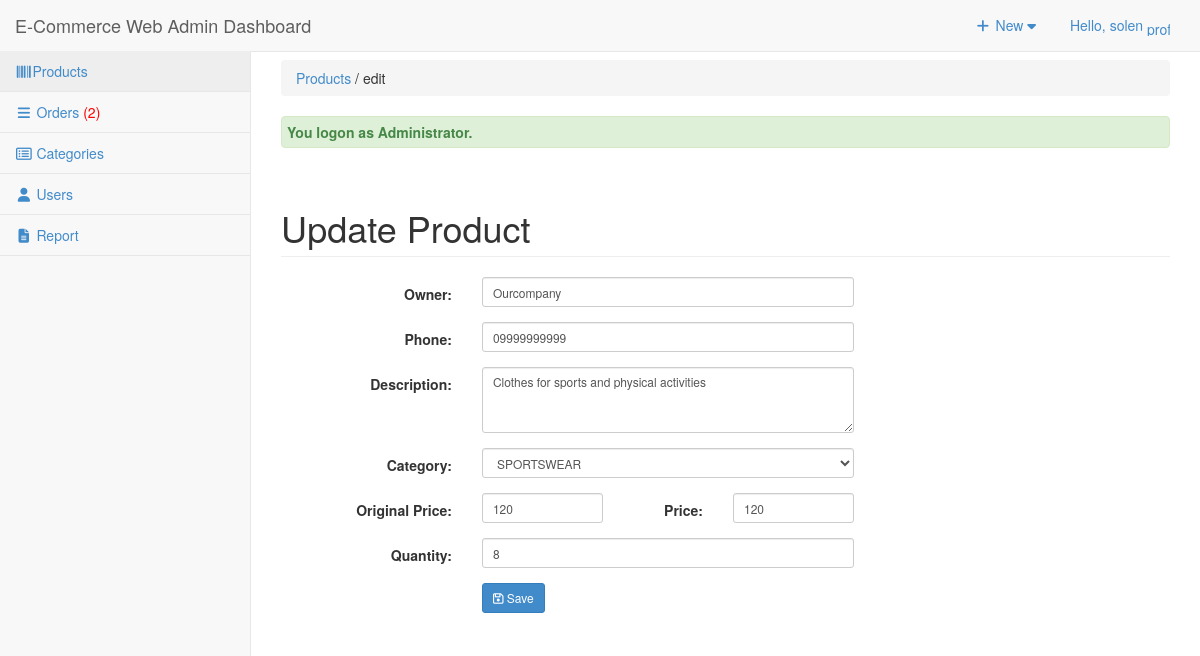
The page /admin/products/index.php?view=edit&id=201752 (signed in) on the database its author committed.
### tables this page shows
CREATE TABLE `tblproduct` (
  `PROID` int(11) NOT NULL,
  `PRODESC` varchar(255) DEFAULT NULL,
  `INGREDIENTS` varchar(255) NOT NULL,
  `PROQTY` int(11) DEFAULT NULL,
  `ORIGINALPRICE` double NOT NULL,
  `PROPRICE` double DEFAULT NULL,
  `CATEGID` int(11) DEFAULT NULL,
  `IMAGES` varchar(255) DEFAULT NULL,
  `PROSTATS` varchar(30) DEFAULT NULL,
  `OWNERNAME` varchar(90) NOT NULL,
  `OWNERPHONE` varchar(90) NOT NULL
);

### admin/products/index.php (called while the page is built, shortened)
<?php
require_once("../theme/templates.php");
?>

### include/products.php (called while the page is built, shortened)
<?php
require_once(LIB_PATH.DS.'database.php');
class Product {
    protected static $tblname = "tblproduct";
    function single_product($id=""){
        global $pdo;
        $stmt = $pdo->prepare("SELECT * FROM " . self::$tblname . " WHERE PROID = :id LIMIT 1");
        $stmt->execute([':id' => $id]);
        return $stmt->fetch(PDO::FETCH_ASSOC);
    }
}
?>

### include/categories.php (called while the page is built, shortened)
<?php
require_once(LIB_PATH.DS.'database.php');
class Category {
    protected static $tblname = "tblcategory";
    function single_category($id = "") {
        global $pdo;
        $stmt = $pdo->prepare("SELECT * FROM " . self::$tblname . " WHERE CATEGID = :id LIMIT 1");
        $stmt->execute([':id' => $id]);
        return $stmt->fetch(PDO::FETCH_OBJ);
    }
}
?>

### admin/products/edit.php (the view, shortened to what this page needs)
<?php
$PROID = $_GET['id'];
$product = new Product();
$singleproduct = $product->single_product($PROID);
if (is_array($singleproduct)) {
    $singleproduct = (object)$singleproduct;
}
$category = new Category();
$singlecategory = $category->single_category($singleproduct->CATEGID ?? null);
?>
<div class="row">
    <div class="col-lg-12">
        <h1 class="page-header">Update Product</h1>
    </div>
</div>
<form class="form-horizontal span6" action="controller.php?action=edit" method="POST" enctype="multipart/form-data">
    <div class="row">
        <div class="form-group">
            <div class="col-md-8">
                <label class="col-md-4 control-label" for="OWNERNAME">Owner:</label>
                <div class="col-md-8">
                    <input class="form-control input-sm" id="OWNERNAME" name="OWNERNAME" placeholder="Owner Name" type="text" value="<?= isset($singleproduct->OWNERNAME) ? htmlspecialchars($singleproduct->OWNERNAME) : '' ?>">
                </div>
            </div>
        </div>
        <div class="form-group">
            <div class="col-md-8">
                <label class="col-md-4 control-label" for="OWNERPHONE">Phone:</label>
                <div class="col-md-8">
                    <input class="form-control input-sm" id="OWNERPHONE" name="OWNERPHONE" placeholder="+25190000000" type="number" value="<?= isset($singleproduct->OWNERPHONE) ? htmlspecialchars($singleproduct->OWNERPHONE) : '' ?>">
                </div>
            </div>
        </div>
        <div class="form-group">
            <div class="col-md-8">
                <label class="col-md-4 control-label" for="PRODESC">Description:</label>
                <div class="col-md-8">
                    <textarea class="form-control input-sm" id="PRODESC" name="PRODESC" cols="1" rows="3"><?= isset($singleproduct->PRODESC) ? htmlspecialchars($singleproduct->PRODESC) : '' ?></textarea>
                </div>
            </div>
        </div>
        <div class="form-group">
            <div class="col-md-8">
                <label class="col-md-4 control-label" for="CATEGORY">Category:</label>
                <div class="col-md-8">
                    <select class="form-control input-sm" name="CATEGORY" id="CATEGORY">
                        <?php
                        $stmt = $pdo->prepare("SELECT * FROM tblcategory");
                        $stmt->execute();
                        $categories = $stmt->fetchAll(PDO::FETCH_OBJ);
                        foreach ($categories as $cat) {
                            $selected = (isset($singlecategory->CATEGID) && $cat->CATEGID == $singlecategory->CATEGID) ? 'selected' : '';
                            echo '<option value="' . htmlspecialchars($cat->CATEGID) . '" ' . $selected . '>' . htmlspecialchars($cat->CATEGORIES) . '</option>';
                        }
                        ?>
                    </select>
                </div>
            </div>
        </div>
        <div class="form-group">
            <div class="col-md-8">
                <label class="col-md-4 control-label" for="ORIGINALPRICE">Original Price:</label>
                <div class="col-md-3">
                    <input class="form-control input-sm" id="ORIGINALPRICE" name="ORIGINALPRICE" placeholder="Original Price (Birr)" type="number" step="any" value="<?= isset($singleproduct->ORIGINALPRICE) ? htmlspecialchars($singleproduct->ORIGINALPRICE) : '' ?>">
                </div>
                <label class="col-md-2 control-label" for="PROPRICE">Price:</label>
                <div class="col-md-3">
                    <input class="form-control input-sm" id="PROPRICE" name="PROPRICE" placeholder="Birr" type="number" step="any" value="<?= isset($singleproduct->PROPRICE) ? htmlspecialchars($singleproduct->PROPRICE) : '' ?>">
                </div>
            </div>
        </div>
        <div class="form-group">
            <div class="col-md-8">
                <label class="col-md-4 control-label" for="PROQTY">Quantity:</label>
                <div class="col-md-8">
                    <input class="form-control input-sm" id="PROQTY" name="PROQTY" placeholder="Quantity" type="number" value="<?= isset($singleproduct->PROQTY) ? htmlspecialchars($singleproduct->PROQTY) : '' ?>">
                </div>
            </div>
        </div>
        <div class="form-group">
            <div class="col-md-8">
                <label class="col-md-4 control-label" for="idno"></label>
                <div class="col-md-8">
                    <button class="btn btn-primary btn-sm" name="save" type="submit"><span class="fa fa-save fw-fa"></span> Save</button>
                </div>
            </div>
        </div>
    </div>
</form>

### admin/css/sb-admin-2.css (style rules this page uses)
body { background-color: #f8f8f8; }

### rows shown on the page
tblproduct: OWNERNAME "Ourcompany", OWNERPHONE "09999999999", PRODESC "Clothes for sports and physical activities", ORIGINALPRICE "120", PROPRICE "120", PROQTY "8"

### other values the page prints
$_SESSION['U_NAME'] "solen"
$res "2"
$title "Products"
$header "edit"
$_SESSION['message'] "You logon as Administrator."
form field CATEGORY "SPORTSWEAR"
